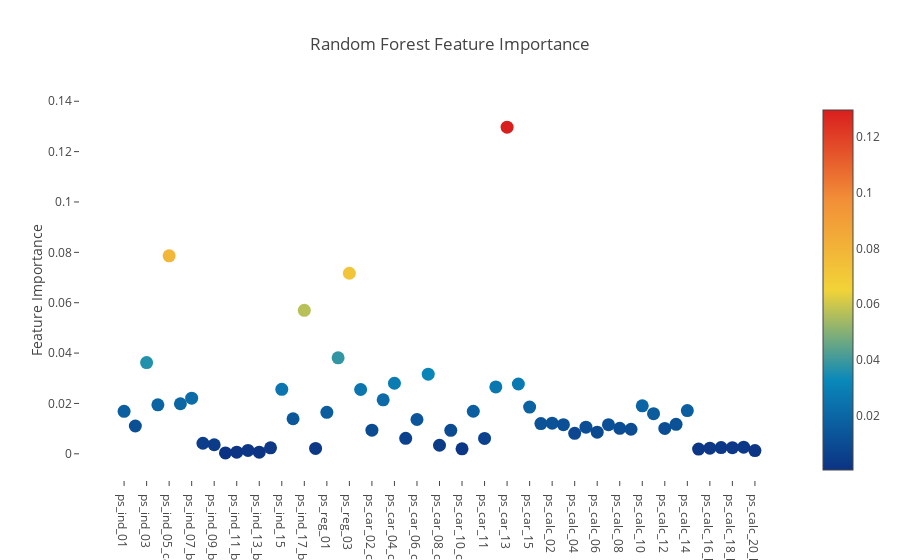

The notebook cell this image was saved under:
### Code cell
# Scatter plot 
trace = go.Scatter(
    y = rf.feature_importances_,
    x = features,
    mode='markers',
    marker=dict(
        sizemode = 'diameter',
        sizeref = 1,
        size = 13,
        #size= rf.feature_importances_,
        #color = np.random.randn(500), #set color equal to a variable
        color = rf.feature_importances_,
        colorscale='Portland',
        showscale=True
    ),
    text = features
)
data = [trace]

layout= go.Layout(
    autosize= True,
    title= 'Random Forest Feature Importance',
    hovermode= 'closest',
     xaxis= dict(
         ticklen= 5,
         showgrid=False,
        zeroline=False,
        showline=False
     ),
    yaxis=dict(
        title= 'Feature Importance',
        showgrid=False,
        zeroline=False,
        ticklen= 5,
        gridwidth= 2
    ),
    showlegend= False
)
fig = go.Figure(data=data, layout=layout)
py.iplot(fig,filename='scatter2010')

### Figure 1 — Plotly figure (JSON) as saved in the notebook; plotly's stock layout.template omitted (floating-point values rounded to 4 significant figures)
{"data": [{"marker": {"color": [0.01686, 0.01105, 0.03622, 0.01947, 0.07861, 0.01987, 0.02209, 0.004199, 0.003608, 0.0003743, 0.0006586, 0.001347, 0.0006631, 0.002396, 0.0256, 0.01392, 0.05697, 0.002158, 0.01648, 0.03813, 0.0717, 0.02554, 0.009404, 0.02144, 0.02801, 0.006161, 0.01364, 0.03162, 0.003394, 0.009318, 0.00199, 0.0169, 0.006131, 0.02658, 0.1297, 0.02773, 0.01855, 0.01201, 0.01216, 0.01158, 0.008129, 0.01059, 0.008598, 0.01156, 0.01014, 0.00976, 0.01907, 0.01595, 0.01008, 0.01171, 0.01718, 0.00187, 0.002257, 0.00247, 0.002456, 0.00263, 0.001287], "colorscale": "Portland", "showscale": true, "size": 13, "sizemode": "diameter", "sizeref": 1}, "mode": "markers", "text": ["ps_ind_01", "ps_ind_02_cat", "ps_ind_03", "ps_ind_04_cat", "ps_ind_05_cat", "ps_ind_06_bin", "ps_ind_07_bin", "ps_ind_08_bin", "ps_ind_09_bin", "ps_ind_10_bin", "ps_ind_11_bin", "ps_ind_12_bin", "ps_ind_13_bin", "ps_ind_14", "ps_ind_15", "ps_ind_16_bin", "ps_ind_17_bin", "ps_ind_18_bin", "ps_reg_01", "ps_reg_02", "ps_reg_03", "ps_car_01_cat", "ps_car_02_cat", "ps_car_03_cat", "ps_car_04_cat", "ps_car_05_cat", "ps_car_06_cat", "ps_car_07_cat", "ps_car_08_cat", "ps_car_09_cat", "ps_car_10_cat", "ps_car_11_cat", "ps_car_11", "ps_car_12", "ps_car_13", "ps_car_14", "ps_car_15", "ps_calc_01", "ps_calc_02", "ps_calc_03", "ps_calc_04", "ps_calc_05", "ps_calc_06", "ps_calc_07", "ps_calc_08", "ps_calc_09", "ps_calc_10", "ps_calc_11", "ps_calc_12", "ps_calc_13", "ps_calc_14", "ps_calc_15_bin", "ps_calc_16_bin", "ps_calc_17_bin", "ps_calc_18_bin", "ps_calc_19_bin", "ps_calc_20_bin"], "type": "scatter", "x": ["ps_ind_01", "ps_ind_02_cat", "ps_ind_03", "ps_ind_04_cat", "ps_ind_05_cat", "ps_ind_06_bin", "ps_ind_07_bin", "ps_ind_08_bin", "ps_ind_09_bin", "ps_ind_10_bin", "ps_ind_11_bin", "ps_ind_12_bin", "ps_ind_13_bin", "ps_ind_14", "ps_ind_15", "ps_ind_16_bin", "ps_ind_17_bin", "ps_ind_18_bin", "ps_reg_01", "ps_reg_02", "ps_reg_03", "ps_car_01_cat", "ps_car_02_cat", "ps_car_03_cat", "ps_car_04_cat", "ps_car_05_cat", "ps_car_06_cat", "ps_car_07_cat", "ps_car_08_cat", "ps_car_09_cat", "ps_car_10_cat", "ps_car_11_cat", "ps_car_11", "ps_car_12", "ps_car_13", "ps_car_14", "ps_car_15", "ps_calc_01", "ps_calc_02", "ps_calc_03", "ps_calc_04", "ps_calc_05", "ps_calc_06", "ps_calc_07", "ps_calc_08", "ps_calc_09", "ps_calc_10", "ps_calc_11", "ps_calc_12", "ps_calc_13", "ps_calc_14", "ps_calc_15_bin", "ps_calc_16_bin", "ps_calc_17_bin", "ps_calc_18_bin", "ps_calc_19_bin", "ps_calc_20_bin"], "y": [0.01686, 0.01105, 0.03622, 0.01947, 0.07861, 0.01987, 0.02209, 0.004199, 0.003608, 0.0003743, 0.0006586, 0.001347, 0.0006631, 0.002396, 0.0256, 0.01392, 0.05697, 0.002158, 0.01648, 0.03813, 0.0717, 0.02554, 0.009404, 0.02144, 0.02801, 0.006161, 0.01364, 0.03162, 0.003394, 0.009318, 0.00199, 0.0169, 0.006131, 0.02658, 0.1297, 0.02773, 0.01855, 0.01201, 0.01216, 0.01158, 0.008129, 0.01059, 0.008598, 0.01156, 0.01014, 0.00976, 0.01907, 0.01595, 0.01008, 0.01171, 0.01718, 0.00187, 0.002257, 0.00247, 0.002456, 0.00263, 0.001287]}], "layout": {"autosize": true, "hovermode": "closest", "showlegend": false, "title": "Random Forest Feature Importance", "xaxis": {"showgrid": false, "showline": false, "ticklen": 5, "zeroline": false}, "yaxis": {"gridwidth": 2, "showgrid": false, "ticklen": 5, "title": "Feature Importance", "zeroline": false}}}
